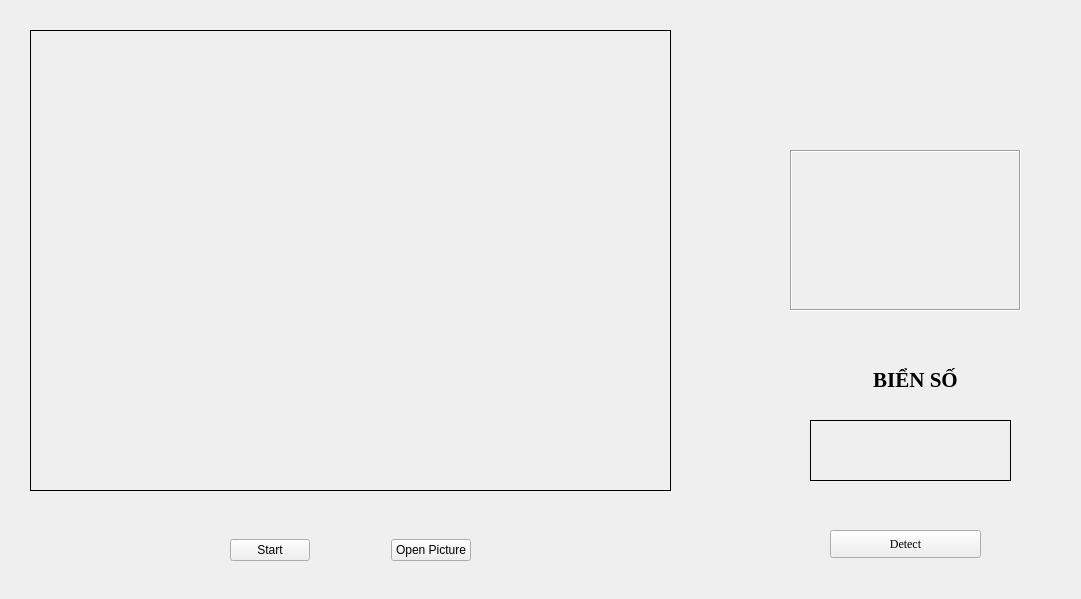
<?xml version="1.0" encoding="UTF-8"?>
<ui version="4.0">
 <class>MainWindow</class>
 <widget class="QMainWindow" name="MainWindow">
  <property name="geometry">
   <rect>
    <x>0</x>
    <y>0</y>
    <width>1081</width>
    <height>599</height>
   </rect>
  </property>
  <property name="windowTitle">
   <string>MainWindow</string>
  </property>
  <widget class="QWidget" name="centralwidget">
   <widget class="QLabel" name="image_label">
    <property name="geometry">
     <rect>
      <x>30</x>
      <y>30</y>
      <width>641</width>
      <height>461</height>
     </rect>
    </property>
    <property name="frameShape">
     <enum>QFrame::Box</enum>
    </property>
    <property name="text">
     <string/>
    </property>
   </widget>
   <widget class="QWidget" name="horizontalLayoutWidget">
    <property name="geometry">
     <rect>
      <x>810</x>
      <y>420</y>
      <width>201</width>
      <height>61</height>
     </rect>
    </property>
    <layout class="QHBoxLayout" name="horizontalLayout">
     <item>
      <widget class="QLabel" name="BSLB">
       <property name="font">
        <font>
         <family>Times New Roman</family>
         <pointsize>18</pointsize>
         <weight>75</weight>
         <bold>true</bold>
        </font>
       </property>
       <property name="frameShape">
        <enum>QFrame::Box</enum>
       </property>
       <property name="text">
        <string/>
       </property>
       <property name="alignment">
        <set>Qt::AlignCenter</set>
       </property>
      </widget>
     </item>
    </layout>
   </widget>
   <widget class="QWidget" name="horizontalLayoutWidget_2">
    <property name="geometry">
     <rect>
      <x>230</x>
      <y>510</y>
      <width>241</width>
      <height>80</height>
     </rect>
    </property>
    <layout class="QHBoxLayout" name="horizontalLayout_2">
     <item>
      <widget class="QPushButton" name="control_bt">
       <property name="text">
        <string>Start</string>
       </property>
      </widget>
     </item>
     <item>
      <widget class="QLabel" name="label">
       <property name="font">
        <font>
         <pointsize>1</pointsize>
        </font>
       </property>
       <property name="text">
        <string/>
       </property>
      </widget>
     </item>
     <item>
      <widget class="QPushButton" name="openimg">
       <property name="text">
        <string>Open Picture</string>
       </property>
      </widget>
     </item>
    </layout>
   </widget>
   <widget class="QPushButton" name="detect">
    <property name="geometry">
     <rect>
      <x>830</x>
      <y>530</y>
      <width>151</width>
      <height>28</height>
     </rect>
    </property>
    <property name="font">
     <font>
      <family>Times New Roman</family>
     </font>
    </property>
    <property name="text">
     <string>Detect</string>
    </property>
   </widget>
   <widget class="QLabel" name="BSLB_2">
    <property name="geometry">
     <rect>
      <x>850</x>
      <y>350</y>
      <width>131</width>
      <height>59</height>
     </rect>
    </property>
    <property name="font">
     <font>
      <family>Times New Roman</family>
      <pointsize>16</pointsize>
      <weight>75</weight>
      <bold>true</bold>
     </font>
    </property>
    <property name="locale">
     <locale language="Vietnamese" country="Vietnam"/>
    </property>
    <property name="text">
     <string>BIỂN SỐ</string>
    </property>
    <property name="alignment">
     <set>Qt::AlignCenter</set>
    </property>
   </widget>
   <widget class="QLabel" name="lb_bienso">
    <property name="geometry">
     <rect>
      <x>790</x>
      <y>150</y>
      <width>231</width>
      <height>161</height>
     </rect>
    </property>
    <property name="font">
     <font>
      <family>Times New Roman</family>
      <pointsize>18</pointsize>
      <weight>75</weight>
      <bold>true</bold>
     </font>
    </property>
    <property name="autoFillBackground">
     <bool>true</bool>
    </property>
    <property name="frameShape">
     <enum>QFrame::Box</enum>
    </property>
    <property name="frameShadow">
     <enum>QFrame::Sunken</enum>
    </property>
    <property name="text">
     <string/>
    </property>
   </widget>
   <widget class="QLabel" name="lb_namebs">
    <property name="geometry">
     <rect>
      <x>790</x>
      <y>98</y>
      <width>231</width>
      <height>51</height>
     </rect>
    </property>
    <property name="frameShape">
     <enum>QFrame::NoFrame</enum>
    </property>
    <property name="frameShadow">
     <enum>QFrame::Sunken</enum>
    </property>
    <property name="text">
     <string/>
    </property>
   </widget>
  </widget>
 </widget>
 <resources/>
 <connections/>
</ui>
